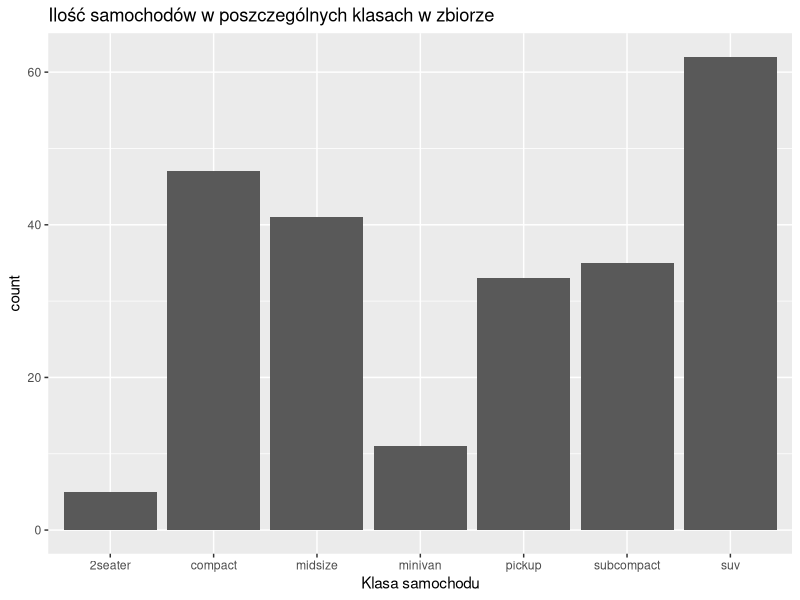

Write the R code that produced this figure.
## ---- chunk 1
library(tidyverse)
ggplot(data = mpg) +
  geom_bar(mapping = aes (x = class)) +
  labs(title = "Ilość samochodów w poszczególnych klasach w zbiorze", x = "Klasa samochodu") 
## ---- chunk 2
library(tidyverse)
arrange(mpg, desc(displ))
